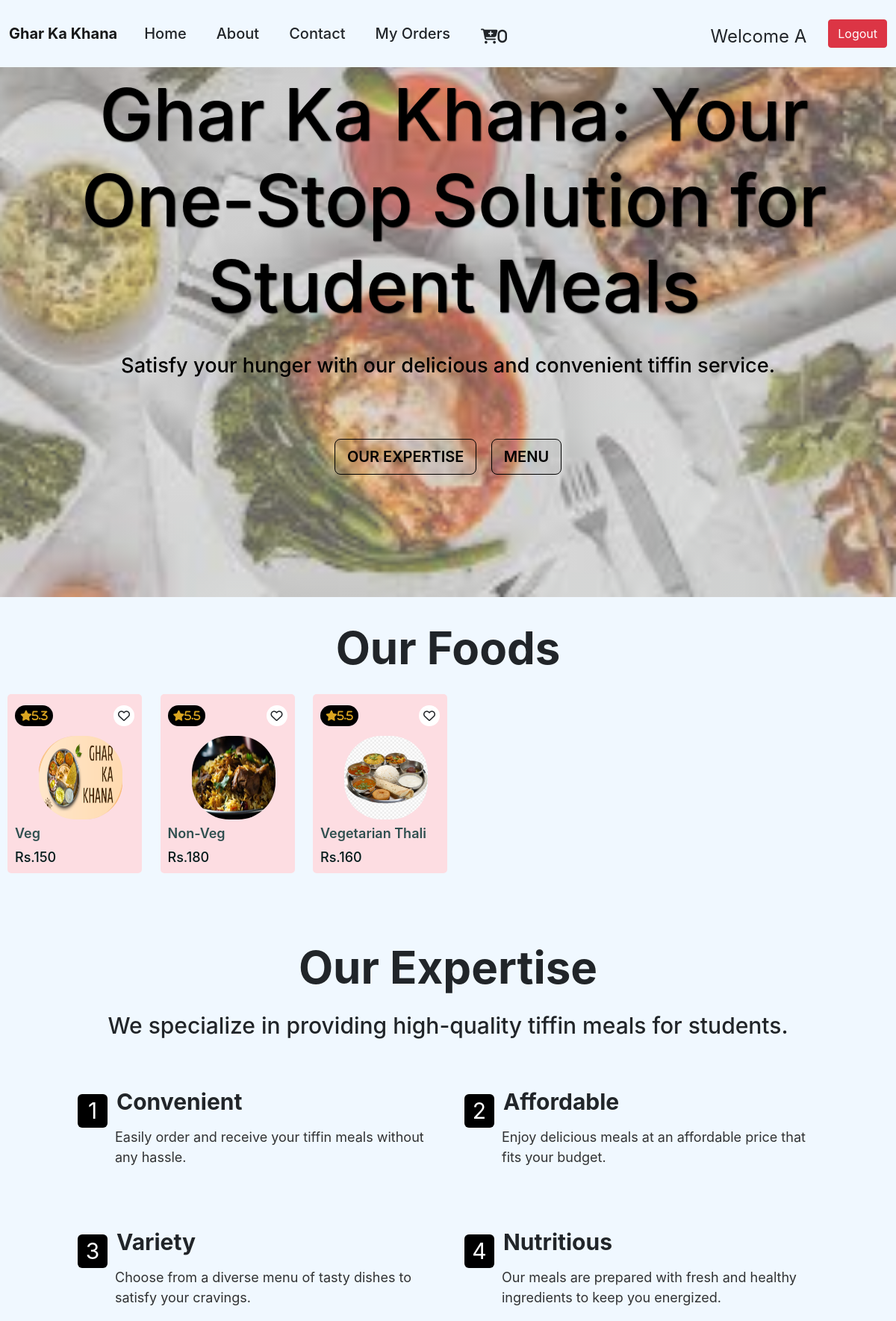
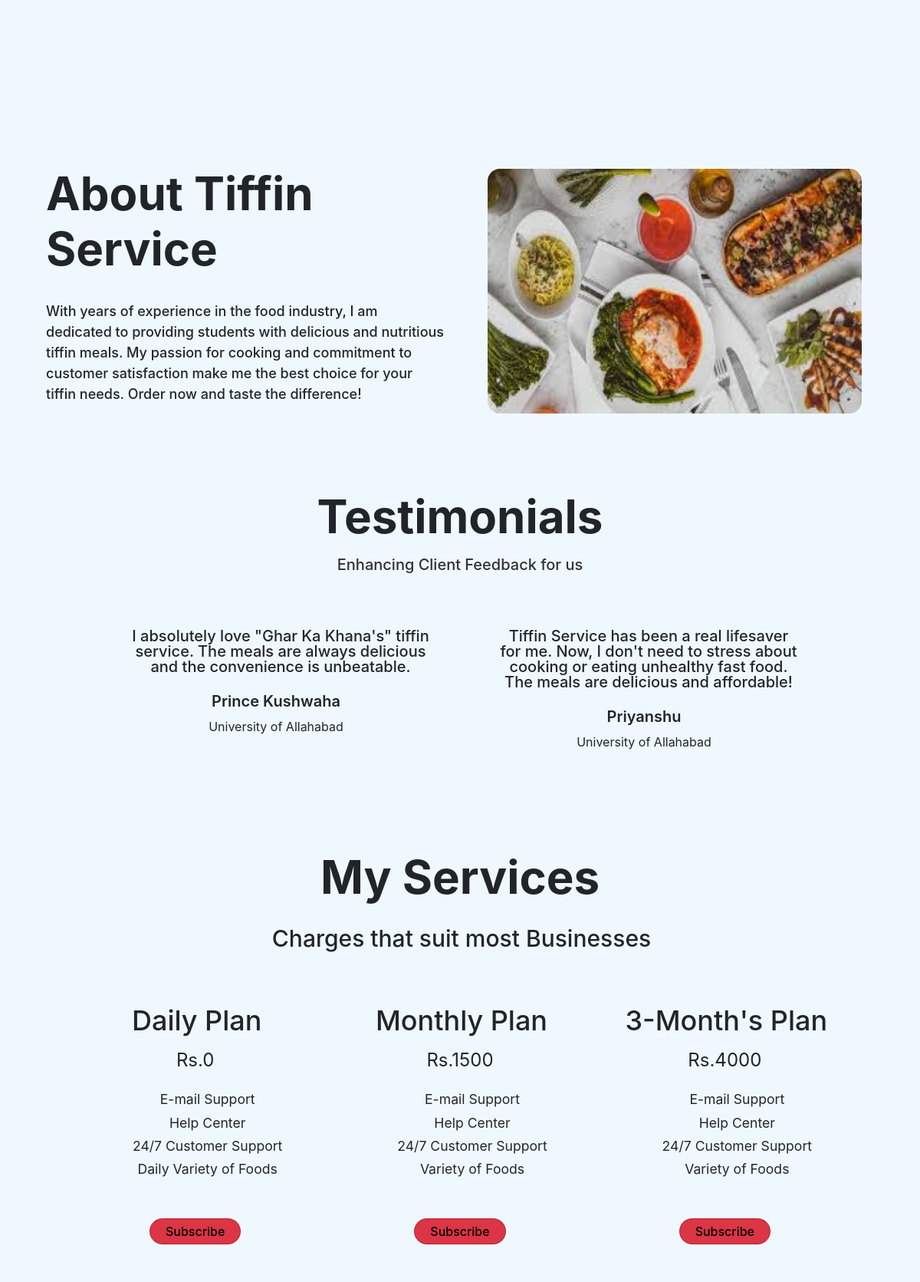
The page / (signed in, upper part) on the database its author committed (2 pictures, top to bottom).
### myApp/models.py (models this page shows)
class Food_Section(models.Model):
    rating=models.CharField(max_length=10)
    food_img=models.ImageField(default=False,upload_to='static/pictures')
    food_id=models.CharField(max_length=10)
    food_type=models.CharField(max_length=100)
    food_price=models.IntegerField(max_length=10)

### myApp/views.py (the view)
# urls.py: 2. Add a URL to urlpatterns:  path('', views.home, name='home')
def home(request):
    food_show=Food_Section.objects.all()
    data={
        'food_show':food_show,
    }
    return render(request,'index.html',data)

### template/index.html (shortened to what this page needs)
<!DOCTYPE html>
<html lang="en">
<head>
    <link href="https://cdn.jsdelivr.net/npm/bootstrap@5.0.2/dist/css/bootstrap.min.css" rel="stylesheet"
>
    <link rel="stylesheet" href="/static/css/index_css.css">
</head>
<body>
    <div>
        <nav class="navbar navbar-light navbar-expand-lg  fixed-top" style="background-color: aliceblue;">
            <div class="container-fluid ">
                <a class="navbar-brand" href="#">Ghar Ka Khana</a>
                <div class="collapse navbar-collapse fw-700" id="navbarSupportedContent">
                    <ul class="navbar-nav me-auto mb-2 mb-lg-0">
                        <li class="nav-item">
                            <button class="btn rounded" style="border: none;">
                                <a class="nav-link active" href="#" style="color: inherit;">Home</a>
                            </button>
                        </li>
                        <li class="nav-item">
                            <button class="btn rounded" style="border: none;">
                                <a class="nav-link" href="#about" style="color: inherit;">About</a>
                            </button>
                        </li>
                        <li class="nav-item">
                            <button class="btn rounded" style="border: none;">
                                <a class="nav-link" href="#contact" style="color: inherit;">Contact</a>
                            </button>
                        </li>
                        {% if request.user.is_authenticated and not request.user.is_staff %}
                        <li class="nav-item">
                            <button class="btn rounded" style="border: none;">
                                <a class="nav-link" href="{%url 'order' %}" style="color: inherit;">My Orders</a>
                            </button>
                        </li>
                        <li class="nav-item">
                            <button class="btn rounded">
                                <a href="{% url 'checkout' %}" class="nav-link fa fa-cart-plus mt-2" id="cart-plus"
                                    style="color: inherit;"  onclick="handleCartClick(event)">0</a>
                            </button>
                        </li>
                        {% endif %}
                    </ul>
                    {% if request.user.is_authenticated and not request.user.is_staff %}
                    <button class="btn rounded">
                        <a href="#" class="nav-link mt-2" style="color: inherit; font-size: 1.5rem;">Welcome {{ request.user }}</a>
                    </button>
                    <a href="{% url 'logOut' %}" class="btn btn-danger">Logout</a>
                    {% endif %}
                </div>
            </div>
        </nav>
        <div class="container-fluid"
            style="min-height: 100vh; color:#000000; background-repeat:no-repeat; background-size:cover; background-position:center;
            background-image:linear-gradient(to bottom, rgba(208,208,208, 0.4) 0%, rgba(208,208,208, 0.4) 100%), url('/static/media/images.jpg');">
            <div class="topic text-center">
                <h1 class="fw-700"
                    style=" font-size: 6rem;text-align: center;padding-top: 6rem;margin: 0 1.5rem 0 2.5rem; text-shadow: rgb(0, 0, 0) 1px 1px 2px;">
                    Ghar Ka Khana: Your One-Stop Solution for Student Meals</h1>
            </div>
            <h2 class="fw-700" style="font-size: 1.70rem; text-align: center; padding: 2rem;">
                Satisfy your hunger with our delicious and convenient tiffin service.
            </h2>
            <div class="round-btn d-flex">
                <button class="btn btn-light" type="button"><a href="#expertise">OUR EXPERTISE</a></button>
                <button class="btn btn-light" type="button"><a href="{% url 'menu' %}">MENU</a></button>
            </div>
        </div>
        {% if request.user.is_authenticated and not request.user.is_staff %}
        <form action="" method="post">
            <div class=" food_sec">
                <h4>Our Foods</h4>
                {% for i in food_show %}
                <div id="item-card">
                    <div class="card-top">
                        <i class="fa fa-star" id="rating">{{i.rating}}</i>
                        <i class="fa fa-heart-o add-to-cart"
                            onclick="addToCart('{{i.food_type}}','{{i.food_id}}','{{i.food_img.url}}','{{i.food_price}}')">
                        </i>
                    </div>
                    <img src="{{i.food_img.url}}" alt="FOOD-IMAGE">
                    <p id="item-name">{{i.food_type}}</p>
                    <p id="item-price">Rs.{{i.food_price}}</p>
                </div>
                {% endfor %}
            </div>
        </form>
        {% endif %}
        <div class="container" id="expertise">
            <div class="exp">
                <h2>Our Expertise</h2>
                <h3>We specialize in providing high-quality tiffin meals for students.</h3>
                <div>
                    <div class="row">
                        <div class="col-md-6 custom-box d-flex ">
                            <div>
                                <p class="number">1
                                </p>
                            </div>
                            <div class="heading">
                                <h3>Convenient</h3>
                                <p>Easily order and receive your tiffin meals without any hassle.</p>
                            </div>
                        </div>
                        <div class="col-md-6 custom-box d-flex">
                            <div>
                                <p class="number">2
                                </p>
                            </div>
                            <div class="heading">
                                <h3>Affordable</h3>
                                <p>Enjoy delicious meals at an affordable price that fits your budget.</p>
                            </div>
                        </div>
                    </div>
                    <div class="row">
                        <div class="col-md-6 custom-box d-flex">
                            <div>
                                <p class="number">3
                                </p>
                            </div>
                            <div class="heading">
                                <h3>Variety</h3>
                                <p>Choose from a diverse menu of tasty dishes to satisfy your cravings.</p>
                            </div>
                        </div>
                        <div class="col-md-6 custom-box d-flex">
                            <div>
                                <p class="number">4
                                </p>
                            </div>
                            <div class="heading">
                                <h3>Nutritious</h3>
                                <p>Our meals are prepared with fresh and healthy ingredients to keep you energized.
                                </p>
                            </div>
                        </div>
                    </div>
                </div>
            </div>
        </div>
        <div class="about row d-flex" id="about">
            <div class="col-md-6 custom-box" style="width: 50%; padding: 1.25rem;">
                <h2>About Tiffin Service</h2>
                <p>With years of experience in the food industry, I am dedicated to providing students with delicious
                    and nutritious tiffin meals. My passion for cooking and commitment to customer satisfaction make
                    me the best choice for your tiffin needs. Order now and taste the difference!</p>
            </div>
            <div class="col-md-6 custom-box">
                <img src="/static/media/images.jpg">
            </div>
        </div>
        <div class="container-testimonial my-5">
            <div class="feed text-center mb-4">
                <h2 class="feed-heading">Testimonials</h2>
                <p class="feed-para">Enhancing Client Feedback for us</p>
            </div>
            <div class="row">
                <div class="col-md-6 mb-4">
                    <div class="mssg p-3">
                        <p class="message">I absolutely love "Ghar Ka Khana's" tiffin service. The meals are always
                            delicious and the convenience is unbeatable.</p>
                        <div class="person mt-3">
                            <p class="name font-weight-bold mb-1">Prince Kushwaha</p>
                            <p>University of Allahabad</p>
                        </div>
                    </div>
                </div>
                <div class="col-md-6 mb-4">
                    <div class="mssg p-3">
                        <p class="message">
                            Tiffin Service has been a real lifesaver for me. Now, I don't need to stress about cooking or
                            eating unhealthy fast food. The meals are
                            delicious and affordable!
                        </p>
                        <div class="person mt-3">
                            <p class="name font-weight-bold mb-1">Priyanshu</p>
                            <p>University of Allahabad</p>
                        </div>
                    </div>
                </div>
            </div>
        </div>
        <div class="container mt-4">
            <div class="subscription text-center mb-4">
                <h2>My Services</h2>
                <h3>Charges that suit most Businesses</h3>
            </div>
            <div class="row justify-content-center">
                <div class="col-md-4">
                    <div class="card text-center">
                        <div class="card-body">
                            <div class="subs">
                                <h3>Daily Plan</h3>
                                <p>Rs.0</p>
                            </div>
                            <ul class="text-left">
                                <li>E-mail Support</li>
                                <li>Help Center</li>
                                <li>24/7 Customer Support</li>
                                <li>Daily Variety of Foods</li>
                            </ul>
                            <div class="take-subs">
                                <a href="#" class="btn btn-danger btn-block">Subscribe</a>
                            </div>
                        </div>
                    </div>
                </div>
                <div class="col-md-4">
                    <div class="card text-center">
                        <div class="card-body">
                            <div class="subs">
                                <h3> Monthly Plan</h3>
                                <p>Rs.1500</p>
                            </div>
                            <ul class="text-left">
                                <li>E-mail Support</li>
                                <li>Help Center</li>
                                <li>24/7 Customer Support</li>
                                <li>Variety of Foods</li>
                            </ul>
                            <div class="take-subs">
                                <a href="#" class="btn btn-danger btn-block">Subscribe</a>
                            </div>
                        </div>
                    </div>
                </div>
                <div class="col-md-4">
                    <div class="card text-center">
                        <div class="card-body">
                            <div class="subs">
                                <h3> 3-Month's Plan</h3>
                                <p>Rs.4000</p>
                            </div>
                            <ul class="text-left">
                                <li>E-mail Support</li>
                                <li>Help Center</li>
                                <li>24/7 Customer Support</li>
                                <li>Variety of Foods</li>
                            </ul>
                            <div class="take-subs">
                                <a href="#" class="btn btn-danger btn-block">Subscribe</a>
                            </div>
                        </div>
                    </div>
                </div>
            </div>
        </div>
        <br><br><br>
    </div>
</body>
</html>

### rows shown on the page
Food_Section: rating "5.3", food_img (picture), food_type "Veg", food_price "150"
Food_Section: rating "5.5", food_img (picture), food_type "Non-Veg", food_price "180"
Food_Section: rating "5.5", food_img (picture), food_type "Vegetarian Thali", food_price "160"

### other values the page prints
{{ request.user }} "A"
